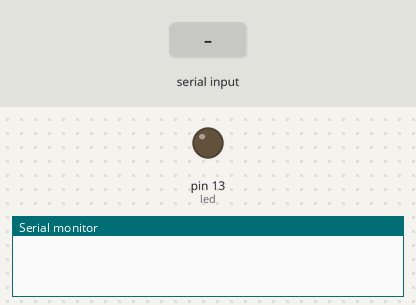
A sketch run on a simulated Arduino Uno, built with avr-gcc and run on an emulated ATmega328P. Shown: output pins drawn as LEDs (lit = HIGH), the last lines printed to the serial monitor. The inputs (shaded band) are chosen by the test bench.

Above: at 1.2 s.
1.3 s: "room1swON\n" received over the second serial link
At 2.4 s:
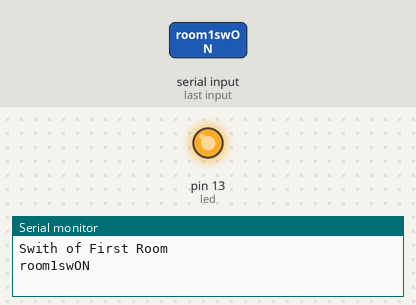
2.8 s: "room1swOFF\n" received over the second serial link
At 3.1 s:
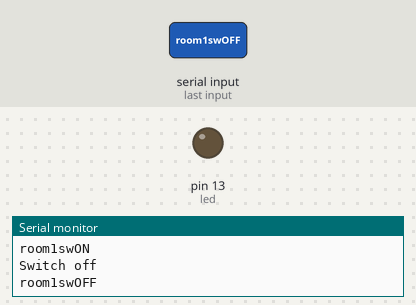
Timing chart, 0 to 5.8 s (numbered marks = the images above; inputs shaded):
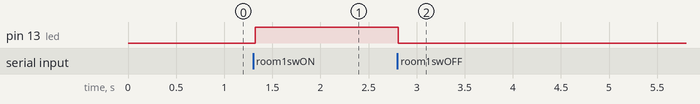

The sketch:

slaveSketch.ino
```cpp
#include <SoftwareSerial.h>
String stream;
int led = 13;
SoftwareSerial master (2,3);

void setup() {
  // put your setup code here, to run once:
  Serial.begin(9600);
  master.begin(9600);
  pinMode(led,OUTPUT);
}

void loop() {
  // put your main code here, to run repeatedly:
  if (master.available()){
    stream = master.readStringUntil('\n');
    stream.trim();
    if (stream.length()>0){
      if (stream == "room1swON"){
        Serial.println("Swith of First Room");
        master.write("Switch of First Room");
        digitalWrite(led,1);
      }
      else if (stream == "room1swOFF"){
        Serial.println("Switch off");
        master.write("Switch off");
        digitalWrite(led,0);
      }
      Serial.println(stream);
      stream="";
    }
  }
}
```

Measured:
- after the input at 1.3 s, pin 13 (led): LOW → HIGH at once
- after the input at 2.8 s, pin 13 (led): HIGH → LOW at once
